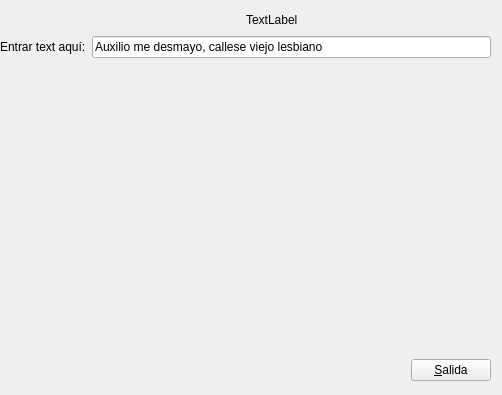
<?xml version="1.0" encoding="UTF-8"?>
<ui version="4.0">
 <class>Form</class>
 <widget class="QWidget" name="Form">
  <property name="geometry">
   <rect>
    <x>0</x>
    <y>0</y>
    <width>502</width>
    <height>395</height>
   </rect>
  </property>
  <property name="windowTitle">
   <string>Form</string>
  </property>
  <widget class="QWidget" name="">
   <property name="geometry">
    <rect>
     <x>0</x>
     <y>10</y>
     <width>491</width>
     <height>371</height>
    </rect>
   </property>
   <layout class="QVBoxLayout" name="verticalLayout_2">
    <item>
     <layout class="QHBoxLayout" name="horizontalLayout_3">
      <item>
       <spacer name="horizontalSpacer_3">
        <property name="orientation">
         <enum>Qt::Horizontal</enum>
        </property>
        <property name="sizeHint" stdset="0">
         <size>
          <width>40</width>
          <height>20</height>
         </size>
        </property>
       </spacer>
      </item>
      <item>
       <layout class="QHBoxLayout" name="horizontalLayout_2">
        <item>
         <widget class="MyLabel" name="label_3">
          <property name="text">
           <string>TextLabel</string>
          </property>
         </widget>
        </item>
        <item>
         <widget class="QLabel" name="label">
          <property name="text">
           <string/>
          </property>
         </widget>
        </item>
        <item>
         <spacer name="horizontalSpacer_2">
          <property name="orientation">
           <enum>Qt::Horizontal</enum>
          </property>
          <property name="sizeHint" stdset="0">
           <size>
            <width>40</width>
            <height>20</height>
           </size>
          </property>
         </spacer>
        </item>
       </layout>
      </item>
     </layout>
    </item>
    <item>
     <layout class="QHBoxLayout" name="horizontalLayout_4">
      <item>
       <widget class="QLabel" name="label_2">
        <property name="text">
         <string>Entrar text aquí:</string>
        </property>
       </widget>
      </item>
      <item>
       <widget class="QLineEdit" name="lineEdit">
        <property name="text">
         <string>Auxilio me desmayo, callese viejo lesbiano</string>
        </property>
       </widget>
      </item>
     </layout>
    </item>
    <item>
     <layout class="QVBoxLayout" name="verticalLayout">
      <item>
       <spacer name="verticalSpacer">
        <property name="orientation">
         <enum>Qt::Vertical</enum>
        </property>
        <property name="sizeHint" stdset="0">
         <size>
          <width>20</width>
          <height>40</height>
         </size>
        </property>
       </spacer>
      </item>
      <item>
       <layout class="QHBoxLayout" name="horizontalLayout">
        <item>
         <spacer name="horizontalSpacer">
          <property name="orientation">
           <enum>Qt::Horizontal</enum>
          </property>
          <property name="sizeHint" stdset="0">
           <size>
            <width>40</width>
            <height>20</height>
           </size>
          </property>
         </spacer>
        </item>
        <item>
         <widget class="QPushButton" name="pushButton">
          <property name="text">
           <string>&amp;Salida</string>
          </property>
         </widget>
        </item>
       </layout>
      </item>
     </layout>
    </item>
   </layout>
  </widget>
  <zorder>pushButton</zorder>
  <zorder>verticalSpacer</zorder>
  <zorder>pushButton</zorder>
  <zorder>horizontalSpacer</zorder>
  <zorder>label</zorder>
  <zorder>label_2</zorder>
  <zorder>pushButton</zorder>
  <zorder>horizontalSpacer_3</zorder>
  <zorder>horizontalSpacer_4</zorder>
  <zorder></zorder>
  <zorder>label_3</zorder>
  <zorder>lineEdit</zorder>
  <zorder>pushButton</zorder>
  <zorder>pushButton</zorder>
  <zorder>label_3</zorder>
  <zorder>horizontalSpacer_2</zorder>
  <zorder>horizontalSpacer_3</zorder>
 </widget>
 <customwidgets>
  <customwidget>
   <class>MyLabel</class>
   <extends>QLabel</extends>
   <header location="global">MyLabel.hpp</header>
   <slots>
    <slot>setTextMajuscules(QString)</slot>
   </slots>
  </customwidget>
 </customwidgets>
 <resources/>
 <connections>
  <connection>
   <sender>lineEdit</sender>
   <signal>textChanged(QString)</signal>
   <receiver>label_3</receiver>
   <slot>setTextMajuscules(QString)</slot>
   <hints>
    <hint type="sourcelabel">
     <x>234</x>
     <y>145</y>
    </hint>
    <hint type="destinationlabel">
     <x>249</x>
     <y>53</y>
    </hint>
   </hints>
  </connection>
 </connections>
</ui>
